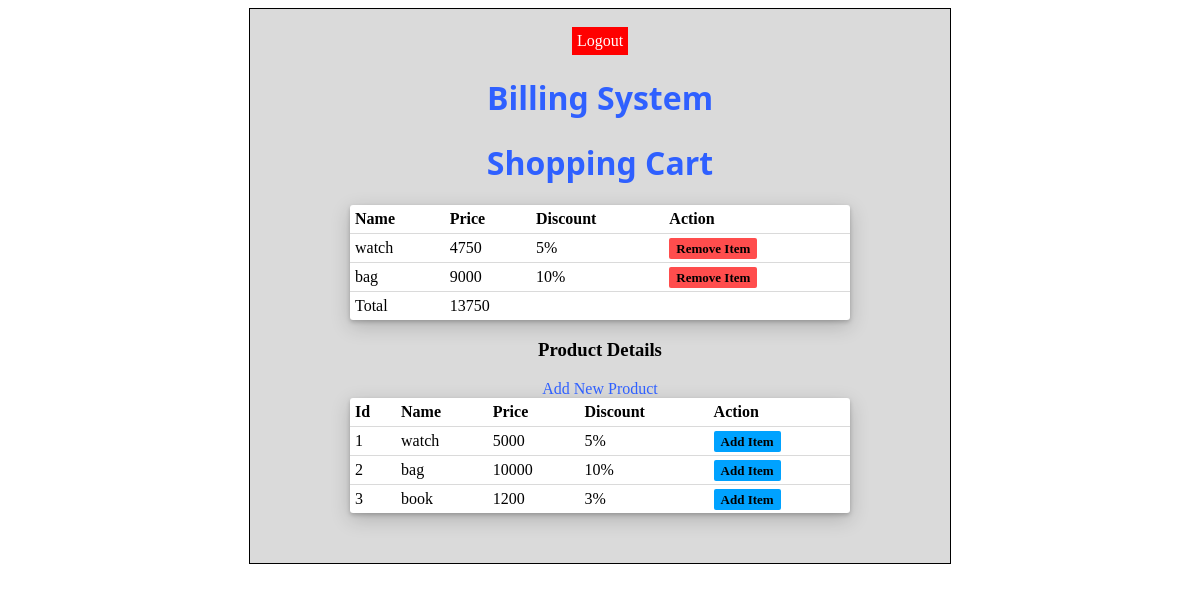
Page /index.php (signed in) on the committed database.
### tables this page shows
CREATE TABLE `shoppingcart` (
  `id` int(11) NOT NULL,
  `pName` varchar(20) NOT NULL,
  `price` double NOT NULL,
  `discount` double NOT NULL
);

CREATE TABLE `product` (
  `id` int(11) NOT NULL,
  `pName` varchar(20) NOT NULL,
  `price` int(11) NOT NULL,
  `discount` double NOT NULL
);

### index.php (the view, shortened to what this page needs)
<?php
    include("connectDatabase.php");
?>
<!DOCTYPE html>
<html lang="en">
<head>
    <link rel="stylesheet" href="style.css">
</head>
<body>
    <div class="index cont"><br>
    <div class="btn-logout">
    <a href="index.php?logout=true" class="logout">Logout</a>
    </div>
        <h1>Billing System</h1>
        <h1>Shopping Cart</h1>
        <table  id="cart-table">
            <thead>
                <tr>
                    <th>Name</th>
                    <th>Price</th>
                    <th>Discount</th>
                    <th>Action</th>
                </tr>
            </thead>
            <tbody>
                <?php
                    $totalPrice = 0;
                    $query1 = "SELECT * FROM shoppingcart";
                    $result1 = mysqli_query($con, $query1);
                    while($row = mysqli_fetch_assoc($result1)){
                        $price = $row["price"]*((100 - $row["discount"])/100);
                        $totalPrice += $price;
                ?>
                <tr>
                    <td><?php echo $row["pName"]; ?></td>
                    <td><?php echo $price; ?></td>
                    <td><?php echo $row["discount"]."%"; ?></td>
                    <td>
                        <div class="btnitem rmvitem">
                            <a href="query.php?idc=<?php echo $row['id'] ?>">Remove Item</a>
                        </div>
                    </td>
                </tr>
                <?php } ?>
                <tr>
                    <td>Total</td>
                    <td colspan="3"><?php echo "$totalPrice"; ?> </td>
                </tr>
            </tbody>
        </table>
        <h3>Product Details</h3>
        <div class="addProcut">
            <a href="addProduct.php" class="">Add New Product</a>
        </div>
        <table  id="product-table" >
            <thead>
                <tr>
                    <th>Id</th>
                    <th>Name</th>
                    <th>Price</th>
                    <th>Discount</th>
                    <th>Action</th>
                </tr>
            </thead>
            <tbody>
                <?php
                $query2 = "SELECT * FROM product";
                $result = mysqli_query($con,$query2);
                while ($row = mysqli_fetch_assoc($result)){
                ?>
                <tr>
                    <td><?php echo $row["id"]; ?></td>
                    <td><?php echo $row["pName"]; ?></td>
                    <td><?php echo $row["price"]; ?></td>
                    <td><?php echo $row["discount"]."%"; ?></td>
                    <td>
                        <div class="btnitem additem">
                            <a href="query.php?idp=<?php echo $row['id'] ?>">Add Item</a>
                        </div>
                    </td>
                </tr>
                <?php
                }
                ?>
            </tbody>
        </table>
    </div>
</body>
</html>

### style.css (style rules this page uses)
.cont { border: solid rgb(0, 0, 0) 1px; background: #dadada; width: fit-content; margin: 5px auto; padding: 0 100px; padding-bottom: 50px; }
h1 { text-align: center; color: rgb(47, 96, 255); font-family:'Segoe UI', Tahoma, Geneva, Verdana, sans-serif; }
h3 { text-align: center; }
.index a { text-decoration: none; color: white; text-align: center; }
.btn-logout { background-color: red; padding: 5px; width: fit-content; text-align: center; margin: 0 auto; }
.addProcut { text-align: center; }
.addProcut a { color: rgb(47, 96, 255); }
table { background-color: white; margin: 0 auto; width: 500px; border-spacing: 0; border-collapse: collapse; box-shadow: 0 2px 4px 0 rgba(0, 0, 0, 0.2), 0 6px 20px 0 rgba(0, 0, 0, 0.19); border-radius: 3px; }
table tr { border-bottom: 1px solid #dadada; border-top: 1px solid #dadada; }
table tr:last-child { border: 0; }
td,th { padding: 5px; text-align: left; }
.btnitem a { color: rgb(0, 0, 0); background-color: rgb(255, 77, 77); border-radius: 2px; padding: 3px 7px; font-size: small; font-weight: 900; }
.additem a { color: rgb(0, 0, 0); background-color: rgb(0, 162, 255); }

### rows in the picture
shoppingcart: pName "watch", price "4750", discount "5"
shoppingcart: pName "bag", price "9000", discount "10"
product: id "1", pName "watch", price "5000", discount "5"
product: id "2", pName "bag", price "10000", discount "10"
product: id "3", pName "book", price "1200", discount "3"

### other values in the picture
$totalPrice "13750"
